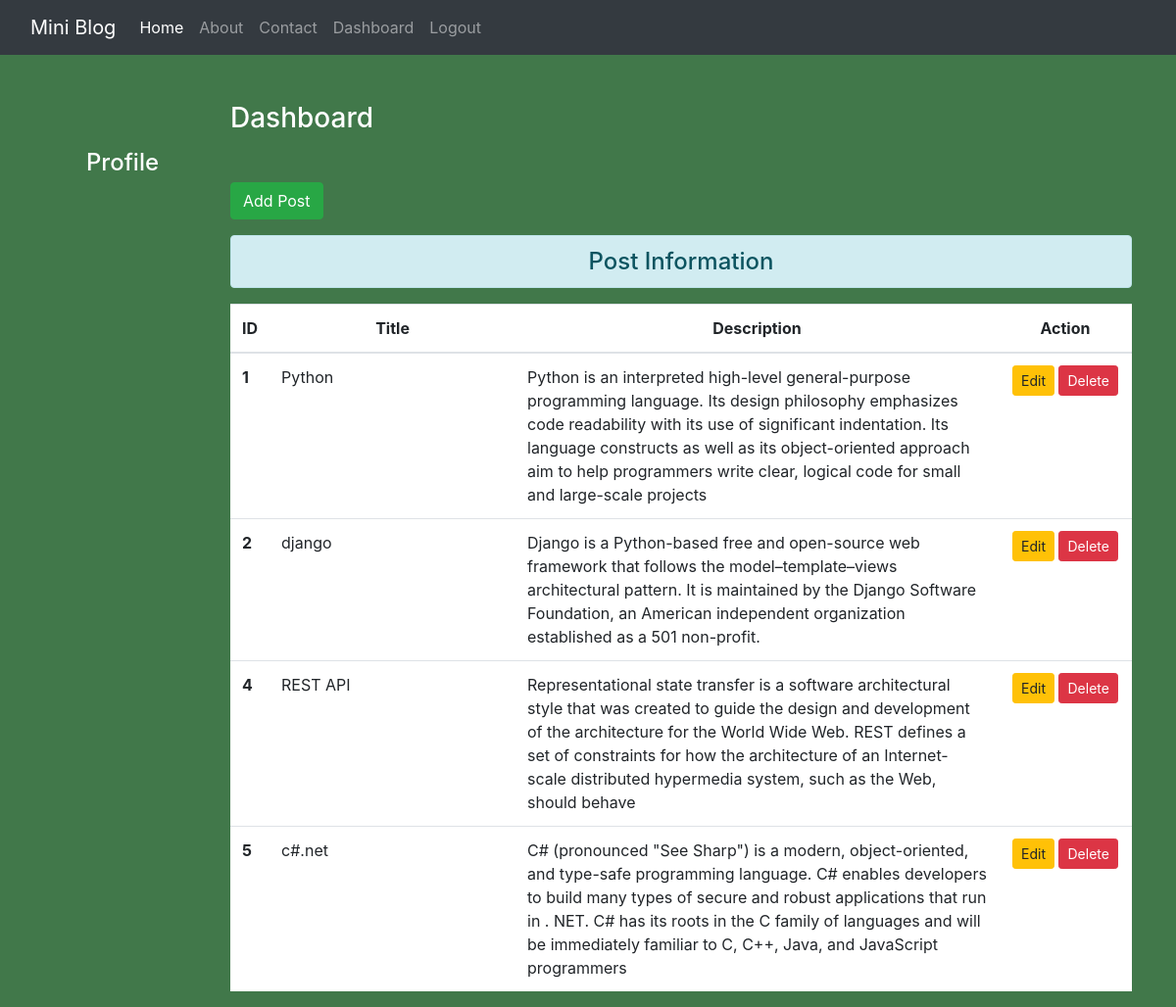
/dashboard/ (signed in), run on the app's committed database.
### blog/models.py (models this page shows)
class Post(models.Model):
 title = models.CharField(max_length=150)
 desc = models.TextField()

### blog/views.py (the view)
# urls.py: path('dashboard/', views.dashboard, name='dashboard'),
def dashboard(request):
 if request.user.is_authenticated:
  posts = Post.objects.all()
  user = request.user
  full_name = user.get_full_name()
  gps = user.groups.all()
  return render(request, 'blog/dashboard.html', {'posts':posts, 'full_name':full_name, 'groups':gps})
 else:
  return HttpResponseRedirect('/login/')

### blog/templates/blog/dashboard.html (shortened to what this page needs)
{% extends 'blog/base.html' %}
{% load static %}
{% block side %}
<div class="col-sm-2 text-white my-5 text-center">
  <h4 class="my-5">Profile</h4>
</div>
{% endblock side %}
{% block content %}
<div class="col-sm-10">
 <h3 class="text-white my-5">Dashboard</h3>
 <a href="{% url 'addpost' %}" class="btn btn-success">Add Post</a>
 <h4 class="text-center alert alert-info mt-3">Post Information</h4>
  {% if posts %}
   <table class="table table-hover bg-white">
     <thead>
       <tr class="text-center">
         <th scope="col" style="width:2%">ID</th>
         <th scope="col" style="width:28%">Title</th>
         <th scope="col" style="width:55%">Description</th>
         <th scope="col" style="width:15%">Action</th>
       </tr>
     </thead>
     <tbody>
      {% for post in posts %}
       <tr>
         <th scope="row">{{post.id}}</th>
         <td>{{post.title}}</td>
         <td>{{post.desc}}</td>
         <td class="text-center">
          <a href="{% url 'updatepost' post.id %}" class="btn btn-warning btn-sm">Edit</a>
          {% if perms.blog.delete_post %}
          <form action="{% url 'deletepost' post.id %}" method="post" class="d-inline"> {% csrf_token %}
          <input type="submit" class="btn btn-danger btn-sm" value="Delete">
         </form>
         {% endif %}
         </td>
       </tr>
      {% endfor %}
     </tbody>
   </table>
  {% else %}
   <h4 class="text-center alert alert-warning">No Records</h4>
  {% endif %}
</div>
{% endblock content %}

### blog/templates/blog/base.html (shortened to what this page needs)
<!DOCTYPE html>
{% load static %}
<html lang="en">
<head>
 <link rel="stylesheet" href="{% static 'blog/css/bootstrap.css' %}">
 <link rel="stylesheet" href="{% static 'blog/css/style.css' %}">
</head>
<body>
 <div class="container-fluid bg-dark">
  {% include 'blog/navbar.html' %}
 </div>
 <div class="container">
  <div class="row">
   {% block side %}
   {% endblock side %}
   {% block content %}
   {% endblock content %}
  </div>
 </div>
</body>
</html>

### blog/templates/blog/navbar.html (shortened to what this page needs)
<nav class="navbar navbar-expand-lg navbar-dark bg-dark">
  <a class="navbar-brand" href="#">Mini Blog</a>
  <div class="collapse navbar-collapse" id="navbarNav">
    <ul class="navbar-nav">
      <li class="nav-item active">
        <a class="nav-link" href="/">Home <span class="sr-only">(current)</span></a>
      </li>
      <li class="nav-item">
        <a class="nav-link" href="{% url 'about' %}">About</a>
      </li>
      <li class="nav-item">
        <a class="nav-link" href="{% url 'contact' %}">Contact</a>
      </li>
      {% if request.user.is_authenticated %}
      <li class="nav-item">
        <a class="nav-link" href="{% url 'dashboard' %}">Dashboard</a>
      </li>
      <li class="nav-item">
        <a class="nav-link" href="{% url 'logout' %}">Logout</a>
      </li>
      {% endif %}
    </ul>
  </div>
</nav>

### blog/static/blog/css/style.css (style rules this page uses)
body { background-color: rgb(65, 120, 74); color: lightgreen; }

### data on the page
Post: id "1", title "Python", desc "Python is an interpreted high-level general-purpose programming language. Its design philosophy emphasizes code readability with its use of significant indentation. Its language constructs as well as its object-oriented approach aim to help programmers write clear, logical code for small and large-scale projects"
Post: id "2", title "django", desc "Django is a Python-based free and open-source web framework that follows the model–template–views architectural pattern. It is maintained by the Django Software Foundation, an American independent organization established as a 501 non-profit."
Post: id "4", title "REST API", desc "Representational state transfer is a software architectural style that was created to guide the design and development of the architecture for the World Wide Web. REST defines a set of constraints for how the architecture of an Internet-scale distributed hypermedia system, such as the Web, should behave"
Post: id "5", title "c#.net", desc "C# (pronounced \"See Sharp\") is a modern, object-oriented, and type-safe programming language. C# enables developers to build many types of secure and robust applications that run in . NET. C# has its roots in the C family of languages and will be immediately familiar to C, C++, Java, and JavaScript programmers"
